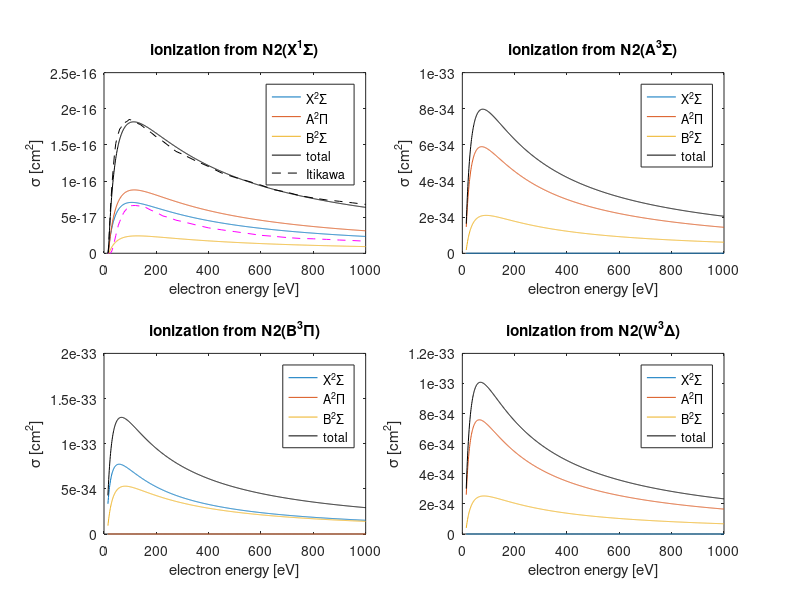
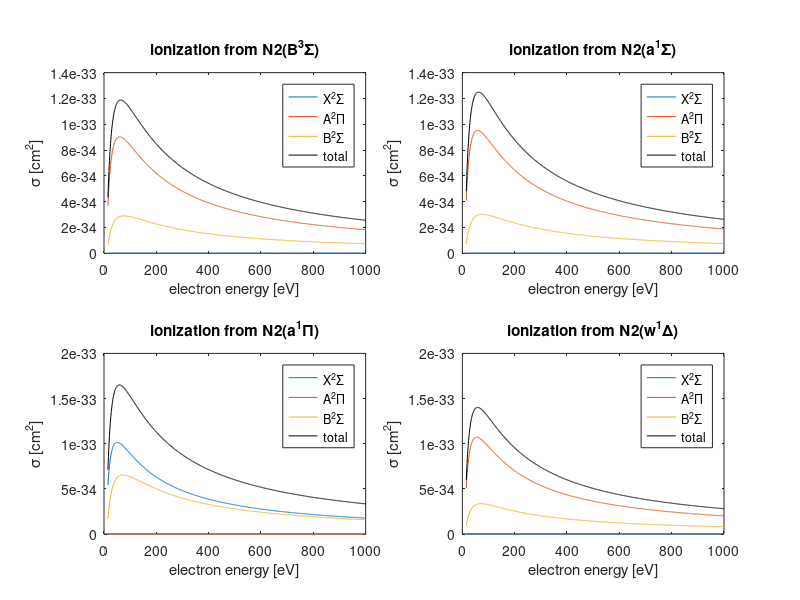
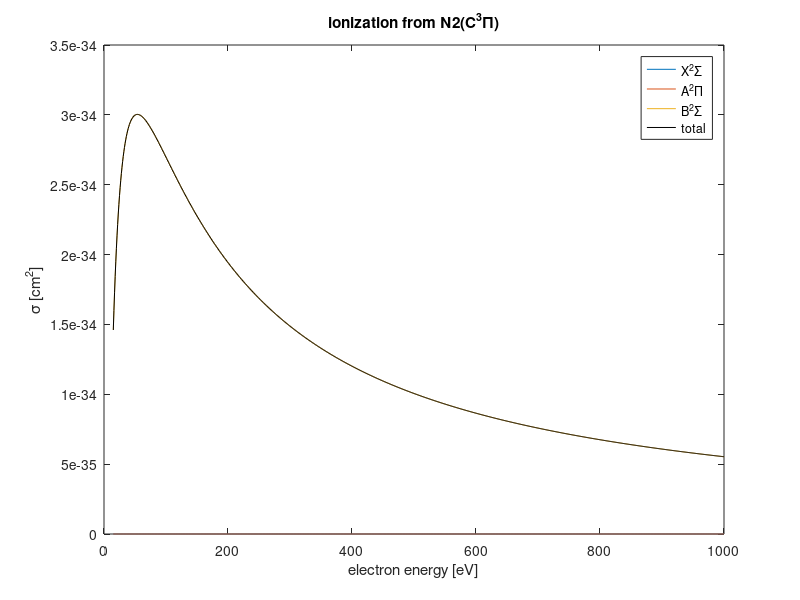
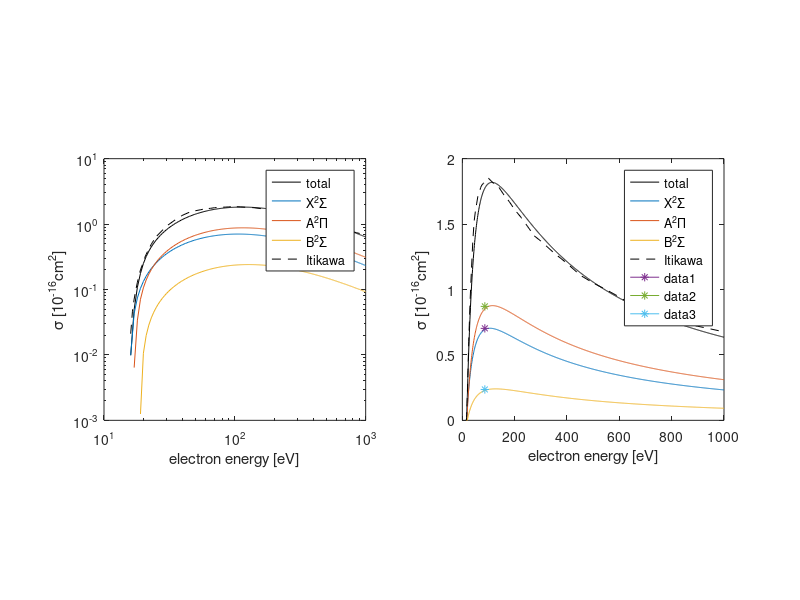

The MATLAB source for these figures, in order: (Note: this script raises an error after producing the figures.)
%%%%%%%%%%
%%%
%%%  cross sections for ionization of nitrogen molecules using
%%%  model by A.V. Kosarim Chem. Phys. Lett. 414 (2005) 215-221
%%%
%%%  also see potential_energy_curves.m for computing J1 and J2
%%%
%%%  Considering ionizing into states X2, A2, B2. I think higher states
%%%  are for dissociative ionization process (they dissociate)
%%%
%%%  Note that must renormalize total from ground state to itikawa
%%%  (1.9e-16). This factor changes if include more final ion states
%%%
clear all;
write_data = 1;

load('./Jvvp_and_Jvvpp.mat');
Jvps = Jvvp_and_Jvvpp; % see potential_energy_curves.m

econst = 4.8032e-10; % electron charge
eV_erg = 1.6022e-12; % energy in ergs associatd with 1eV
Aconst = pi*econst^4/eV_erg^2/2;
%
E = 15:1:1e3; % electron energy grid [eV]
%
Ematch = 100; % energy where xsec matches itikawa
[~,thisEi]=min(abs(E-Ematch)); % where sum data is


%%%   ionization cross sections from Itikawa
%
EItikawa = [15.6 16:0.5:25 30:5:40 45:5:100 110 120:20:200 225:25:300 ...
            350:50:1e3];
[~,thisEi_Itikawa] = min(abs(EItikawa-Ematch));
Qizn_Itikawa = [0 0.0211 0.0466 0.0713 0.0985 0.129 0.164 0.199 0.230 0.270 ...
            0.308 0.344 0.380 0.418 0.455 0.492 0.528 0.565 0.603 ...
            0.640 0.929 1.16 1.37 1.52 1.60 1.66 1.72 1.74 1.78 1.80 ...
            1.81 1.82 1.83 1.85 1.85 1.83 1.81 1.78 1.72 1.67 1.61 ...
            1.55 1.48 1.41 1.37 1.28 1.20 1.11 1.05 0.998 0.943 0.880 ...
            0.844 0.796 0.765 0.738 0.719 0.698 0.676]*1e-16; % X2+A2+B2
Qdizn_Itikawa = [0 0 0 0 0 0 0 0 0 0 0 0 0 0 0 0 0 0 0 0 0.0325 0.0904 ...
            0.166 0.245 0.319 0.390 0.438 0.482 0.523 0.561 0.587 ...
            0.605 0.632 0.645 0.656 0.660 0.661 0.652 0.633 0.595 ...
            0.566 0.516 0.493 0.458 0.438 0.393 0.351 0.324 0.299 ...
            0.274 0.248 0.234 0.217 0.205 0.200 0.192 0.183 0.176 ...
            0.167]*1e-16;

        
%%%   values below are from tables in reference above
%
% E1 = [20 30 50];
% Q1 = [0.82 2.1 3.4]*1e-17;
% E2 = [20 30 50];
% Q2 = [0.79 2.9 5.2]*1e-17;
% E3 = [20 30 50];
% Q3 = [0.13 1.0 2.0]*1e-17;
% 
% figure(1); hold on; plot(E1,Q1,'b*');
% hold on; plot(E2,Q2,'r*');
% hold on; plot(E3,Q3,'g*');


%%%%%%%%%%%%%%%%%%%%%%%%%%%%%%%%%%%%%%%%%%%%%%%%%%%%%%%%%%%%%%%%%%%%%%%
%%%
%%%      compute cross sections from N2(X1Sigma)
%%%

%%%  e+ N2(X1Sigma) -> 2e + N2(X2Sigma,A2Pi,B2Sigma,C2Sigma)
%
n = [2 4 2 2];
for i = 1:3   % not going into C2Sigma (see Slinker 1990)
    J1 = Jvps.J1_X1(i,1);
    J2 = Jvps.J2_X1(i,1);
    x1 = E/J1;
    x2 = E/J2;
    f1 = max(0,(x1-1)./(pi*(x1+2).*(x1+10)));
    f2 = max(0,(x2-1)./(pi*(x2+2).*(x2+10)));
    QX1(i,:) = n(i)*Aconst*(f1/J1^2 +f2/J2^2);
    UX1(i) = min(J1,J2);
end
%scaleFactors = [8.69 8.79 1.92]*1e-17; % from Doering for X2 A2 B2 at 100eV
%scaleFactors = [6.05 10.11 2.74]*1e-17; % from Van Zyl for X2 A2 B2 at 100eV
scale = [7.03 8.71 2.36]*1e-17; % from itikawa for X2 A2 B2 at 100eV
for i = 1:3
    QX1(i,:) = QX1(i,:)/QX1(i,thisEi)*scale(i);
end
%Qtot = sum(QX1,1);
%scale = Qizn_Itikawa(thisEi_Itikawa)/Qtot(thisEi);
%QX1 = scale*QX1;


close(figure(1)); f1=figure(1);
set(f1,'position',[0 50 800 800]);
subplot(2,2,1);
plot(E,QX1);
hold on; plot(E,sum(QX1),'black');
hold on; plot(EItikawa,Qizn_Itikawa,'black--');
hold on; plot(EItikawa,Qdizn_Itikawa,'magenta--');
legend('X^2\Sigma','A^2\Pi','B^2\Sigma','total','Itikawa','location','best');
xlabel('electron energy [eV]');
ylabel('\sigma [cm^2]');
title('ionization from N2(X^1\Sigma)');

%%%%%%%%%%%%%%%%%%%%%%%%%%%%%%%%%%%%%%%%%%%%%%%%%%%%%%%%%%%%%%%%%%%%%%%
%%%
%%%      compute cross sections from N2(A3Sigma)
%%%

%%%  e+ N2(A3Sigma) -> 2e + N2(X2Sigma,A2Pi,B2Sigma)
%
n = [0 1 2 2];
for i = 1:3
    J1 = Jvps.J1_A3(i,1); % 9.41;
    J2 = Jvps.J2_A3(i,1); % 11.21;
    x1 = E/J1;
    x2 = E/J2;
    f1 = max(0,scale(i)*(x1-1)./(pi*(x1+2).*(x1+10)));
    f2 = max(0,scale(i)*(x2-1)./(pi*(x2+2).*(x2+10)));
    QA3(i,:) = n(i)*Aconst*(f1/J1^2 +f2/J2^2);
    UA3(i) = min(J1,J2);
end


subplot(2,2,2);
plot(E,QA3);
hold on; plot(E,sum(QA3),'black');
legend('X^2\Sigma','A^2\Pi','B^2\Sigma','total','location','best');
xlabel('electron energy [eV]');
ylabel('\sigma [cm^2]');
title('ionization from N2(A^3\Sigma)');


%%%%%%%%%%%%%%%%%%%%%%%%%%%%%%%%%%%%%%%%%%%%%%%%%%%%%%%%%%%%%%%%%%%%%%%
%%%
%%%      compute cross sections from N2(B3Sigma)
%%%

%%%  e+ N2(B3Pi) -> 2e + N2(X2Sigma,A2Pi,B2Sigma)
%
n = [1 0 4 4];
for i = 1:3
    J1 = Jvps.J1_B3(i,1); % 9.41;
    J2 = Jvps.J2_B3(i,1); % 11.21;
    x1 = E/J1;
    x2 = E/J2;
    f1 = max(0,scale(i)*(x1-1)./(pi*(x1+2).*(x1+10)));
    f2 = max(0,scale(i)*(x2-1)./(pi*(x2+2).*(x2+10)));
    QB3(i,:) = n(i)*Aconst*(f1/J1^2 +f2/J2^2);
    UB3(i) = min(J1,J2);
end


subplot(2,2,3);
plot(E,QB3);
hold on; plot(E,sum(QB3),'black');
legend('X^2\Sigma','A^2\Pi','B^2\Sigma','total','location','best');
xlabel('electron energy [eV]');
ylabel('\sigma [cm^2]');
title('ionization from N2(B^3\Pi)');


%%%  e+ N2(W3Delta) -> 2e + N2(X2Sigma,A2Pi,B2Sigma)
%
n = [0 1 2 2];
for i = 1:3
    J1 = Jvps.J1_W3(i,1); % 9.41;
    J2 = Jvps.J2_W3(i,1); % 11.21;
    x1 = E/J1;
    x2 = E/J2;
    f1 = max(0,scale(i)*(x1-1)./(pi*(x1+2).*(x1+10)));
    f2 = max(0,scale(i)*(x2-1)./(pi*(x2+2).*(x2+10)));
    QW3(i,:) = n(i)*Aconst*(f1/J1^2 +f2/J2^2);
    UW3(i) = min(J1,J2);
end


subplot(2,2,4);
plot(E,QW3);
hold on; plot(E,sum(QW3),'black');
legend('X^2\Sigma','A^2\Pi','B^2\Sigma','total','location','best');
xlabel('electron energy [eV]');
ylabel('\sigma [cm^2]');
title('ionization from N2(W^3\Delta)');


%%%  e+ N2(B3pSigma) -> 2e + N2(X2Sigma,A2Pi,B2Sigma,C2Sigma)
%
n = [0 1 2 2];
for i = 1:3
    J1 = Jvps.J1_Bp3(i,1); % 9.41;
    J2 = Jvps.J2_Bp3(i,1); % 11.21;
    x1 = E/J1;
    x2 = E/J2;
    f1 = max(0,scale(i)*(x1-1)./(pi*(x1+2).*(x1+10)));
    f2 = max(0,scale(i)*(x2-1)./(pi*(x2+2).*(x2+10)));
    QBp3(i,:) = n(i)*Aconst*(f1/J1^2 +f2/J2^2);
    UBp3(i) = min(J1,J2);
end


close(figure(2)); f2=figure(2);
set(f2,'position',[500 50 800 800]);
subplot(2,2,1);
plot(E,QBp3);
hold on; plot(E,sum(QBp3),'black');
legend('X^2\Sigma','A^2\Pi','B^2\Sigma','total','location','best');
xlabel('electron energy [eV]');
ylabel('\sigma [cm^2]');
title('ionization from N2(B^3\Sigma)');


%%%  e+ N2(a'1Sigma) -> 2e + N2(X2Sigma,A2Pi,B2Sigma,C2Sigma)
%
n = [0 1 2 2];
for i = 1:3
    J1 = Jvps.J1_ap1(i,1); % 9.41;
    J2 = Jvps.J2_ap1(i,1); % 11.21;
    x1 = E/J1;
    x2 = E/J2;
    f1 = max(0,scale(i)*(x1-1)./(pi*(x1+2).*(x1+10)));
    f2 = max(0,scale(i)*(x2-1)./(pi*(x2+2).*(x2+10)));
    Qap1(i,:) = n(i)*Aconst*(f1/J1^2 +f2/J2^2);
    Uap1(i) = min(J1,J2);
end


subplot(2,2,2);
plot(E,Qap1);
hold on; plot(E,sum(Qap1),'black');
legend('X^2\Sigma','A^2\Pi','B^2\Sigma','total','location','best');
xlabel('electron energy [eV]');
ylabel('\sigma [cm^2]');
title('ionization from N2(a^1\Sigma)');


%%%  e+ N2(a1Pi) -> 2e + N2(X2Sigma,A2Pi,B2Sigma)
%
n = [1 0 4 4];
for i = 1:3
    J1 = Jvps.J1_a1(i,1); % 9.41;
    J2 = Jvps.J2_a1(i,1); % 11.21;
    x1 = E/J1;
    x2 = E/J2;
    f1 = max(0,scale(i)*(x1-1)./(pi*(x1+2).*(x1+10)));
    f2 = max(0,scale(i)*(x2-1)./(pi*(x2+2).*(x2+10)));
    Qa1(i,:) = n(i)*Aconst*(f1/J1^2 +f2/J2^2);
    Ua1(i) = min(J1,J2);
end


subplot(2,2,3);
plot(E,Qa1);
hold on; plot(E,sum(Qa1),'black');
legend('X^2\Sigma','A^2\Pi','B^2\Sigma','total','location','best');
xlabel('electron energy [eV]');
ylabel('\sigma [cm^2]');
title('ionization from N2(a^1\Pi)');

%%%  e+ N2(w1Delta) -> 2e + N2(X2Sigma,A2Pi,B2Sigma)
%
n = [0 1 2 2];
for i = 1:3
    J1 = Jvps.J1_w1(i,1); % 9.41;
    J2 = Jvps.J2_w1(i,1); % 11.21;
    x1 = E/J1;
    x2 = E/J2;
    f1 = max(0,scale(i)*(x1-1)./(pi*(x1+2).*(x1+10)));
    f2 = max(0,scale(i)*(x2-1)./(pi*(x2+2).*(x2+10)));
    Qw1(i,:) = n(i)*Aconst*(f1/J1^2 +f2/J2^2);
    Uw1(i) = min(J1,J2);
end


subplot(2,2,4);
plot(E,Qw1);
hold on; plot(E,sum(Qw1),'black');
legend('X^2\Sigma','A^2\Pi','B^2\Sigma','total','location','best');
xlabel('electron energy [eV]');
ylabel('\sigma [cm^2]');
title('ionization from N2(w^1\Delta)');


%%%  e+ N2(C3Pi) -> 2e + N2(X2Sigma,A2Pi,B2Sigma,C2Sigma)
%
n = [0 0 1 1];
for i = 1:3
    J1 = Jvps.J1_C3(i,1); % 9.41;
    J2 = Jvps.J2_C3(i,1); % 11.21;
    x1 = E/J1;
    x2 = E/J2;
    f1 = max(0,scale(i)*(x1-1)./(pi*(x1+2).*(x1+10)));
    f2 = max(0,scale(i)*(x2-1)./(pi*(x2+2).*(x2+10)));
    QC3(i,:) = n(i)*Aconst*(f1/J1^2 +f2/J2^2);
    UC3(i) = min(J1,J2);
end


close(figure(3)); f3=figure(3);
%set(f2,'position',[500 50 800 800]);
%subplot(2,2,1);
plot(E,QC3);
hold on; plot(E,sum(QC3),'black');
legend('X^2\Sigma','A^2\Pi','B^2\Sigma','total','location','best');
xlabel('electron energy [eV]');
ylabel('\sigma [cm^2]');
title('ionization from N2(C^3\Pi)');


paperPlot=1;
if(paperPlot)
    close(figure(111)); f111=figure(111);
    set(f111,'position',[0 600 800 300]);
    subplot(1,2,1);
    loglog(E,sum(QX1)/1e-16,'black'); axis([10 1e3 1e-3 10]); axis('square');
    hold on; plot(E,QX1/1e-16);
    hold on; plot(EItikawa,Qizn_Itikawa/1e-16,'black--');
 %   hold on; plot(EItikawa,Qdizn_Itikawa/1e-16,'magenta--');
    lg1=legend('total','X^2\Sigma','A^2\Pi','B^2\Sigma','Itikawa','location','best');
    xlabel('electron energy [eV]');
    ylabel('\sigma [10^-^1^6cm^2]');
    set(gca,'xtick',10.^(0:1:3));
    %
    subplot(1,2,2);
    plot(E,sum(QX1)/1e-16,'black'); axis([0 1e3 0 2]); axis('square');
    hold on; plot(E,QX1/1e-16);
    hold on; plot(EItikawa,Qizn_Itikawa/1e-16,'black--');
 %   hold on; plot(EItikawa,Qdizn_Itikawa/1e-16,'magenta--');
    lg2=legend('total','X^2\Sigma','A^2\Pi','B^2\Sigma','Itikawa','location','best');
    xlabel('electron energy [eV]');
    ylabel('\sigma [10^-^1^6cm^2]');
    set(gca,'xtick',0:200:1e3);
    set(gca,'ytick',0:0.5:2);
    hold on; plot(thisEi,scale/1e-16,'Marker','*');
end


%%%%%%%%%%%%%%%%%%%%%%%%%%%%%%%%%%%%%%%%%%%%%%%%%%%%%%%%%%%%%%%%%%%%%%%%
%%%
%%%    write data to file
%%% 
if(write_data)
    
    Kosarim_xsecs.E = E; % [eV]
    Kosarim_xsecs.QX1  = QX1; % [cm^2]
    Kosarim_xsecs.UX1  = UX1; % [eV]
    Kosarim_xsecs.QA3  = QA3;
    Kosarim_xsecs.UA3  = UA3; % [eV]
    Kosarim_xsecs.QB3  = QB3;    
    Kosarim_xsecs.UB3  = UB3; % [eV]
    Kosarim_xsecs.QW3  = QW3;  
    Kosarim_xsecs.UW3  = UW3; % [eV]
    Kosarim_xsecs.QBp3 = QBp3;
    Kosarim_xsecs.UBp3 = UBp3; % [eV]
    Kosarim_xsecs.Qap1 = Qap1;   
    Kosarim_xsecs.Uap1 = Uap1; % [eV]
    Kosarim_xsecs.Qa1  = Qa1;  
    Kosarim_xsecs.Ua1  = Ua1; % [eV]
    Kosarim_xsecs.Qw1  = Qw1;
    Kosarim_xsecs.Uw1  = Uw1; % [eV]
    Kosarim_xsecs.QC3  = QC3;
    Kosarim_xsecs.UC3  = UC3; % [eV]
    Kosarim_xsecs.readme = ['cross sections for ionization of molecular ', ...
    'nitrogen excited states (v=0) calculated using model from Kosarim 2005'];
    save('../../Xsecs/Kosarim_xsecs.mat','Kosarim_xsecs');
    
end




